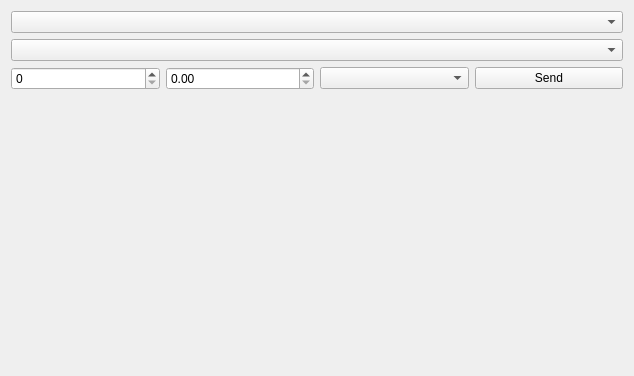
<?xml version="1.0" encoding="UTF-8"?>
<ui version="4.0">
 <class>MidiCommandSelectSettingWidget</class>
 <widget class="QWidget" name="MidiCommandSelectSettingWidget">
  <property name="geometry">
   <rect>
    <x>0</x>
    <y>0</y>
    <width>634</width>
    <height>376</height>
   </rect>
  </property>
  <property name="windowTitle">
   <string>Form</string>
  </property>
  <layout class="QVBoxLayout" name="verticalLayout">
   <item>
    <widget class="QComboBox" name="category"/>
   </item>
   <item>
    <widget class="QComboBox" name="property"/>
   </item>
   <item>
    <layout class="QHBoxLayout" name="horizontalLayout">
     <item>
      <widget class="QSpinBox" name="spinBox"/>
     </item>
     <item>
      <widget class="QDoubleSpinBox" name="doubleSpinBox"/>
     </item>
     <item>
      <widget class="QComboBox" name="comboBox"/>
     </item>
     <item>
      <widget class="QPushButton" name="pushButton">
       <property name="text">
        <string>Send</string>
       </property>
      </widget>
     </item>
    </layout>
   </item>
   <item>
    <spacer name="verticalSpacer">
     <property name="orientation">
      <enum>Qt::Vertical</enum>
     </property>
     <property name="sizeHint" stdset="0">
      <size>
       <width>20</width>
       <height>40</height>
      </size>
     </property>
    </spacer>
   </item>
  </layout>
 </widget>
 <resources/>
 <connections/>
</ui>
